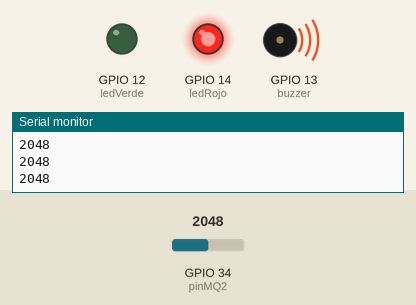
Simulated run of this sketch. Board: ESP32. Parts: output pins drawn as LEDs (lit = HIGH), buzzer (waves = sounding, pin HIGH), the last lines printed to the serial monitor. The inputs (shaded band) are chosen by the test bench; at power-on: GPIO 34 (pinMQ2) = 2048.

Above: at 1.2 s.
1.3 s: GPIO 34 (pinMQ2) set to 262
2.8 s: GPIO 34 (pinMQ2) set to 224
At 3.6 s:
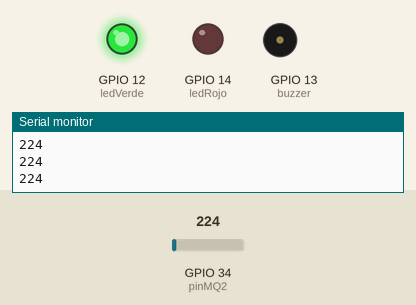
4.3 s: GPIO 34 (pinMQ2) set to 290
At 4.8 s:
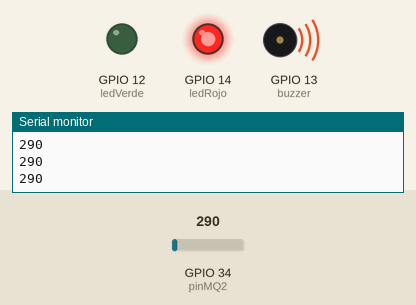
5.8 s: GPIO 34 (pinMQ2) set to 210
At 6.1 s:
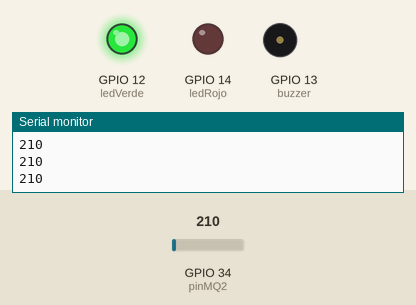
Timing chart, 0 to 8.3 s (numbered marks = the images above; inputs shaded):
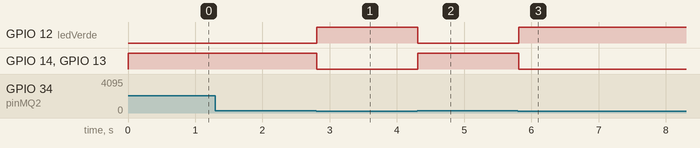

The sketch:

humo_mq2.ino
```cpp
int pinMQ2 = 34;
int buzzer = 13;
int ledVerde = 12;
int ledRojo = 14;

int valorMQ2;
int umbral = 250;

void setup() {
  Serial.begin(9600);

  pinMode(buzzer, OUTPUT);
  pinMode(ledRojo, OUTPUT);
  pinMode(ledVerde, OUTPUT);
}

void loop() {
  valorMQ2 = analogRead(pinMQ2);
  Serial.println(valorMQ2);

  if (valorMQ2 > umbral) {
    digitalWrite(buzzer, HIGH);
    digitalWrite(ledRojo, HIGH);
    digitalWrite(ledVerde, LOW);
  } else {
    digitalWrite(buzzer, LOW);
    digitalWrite(ledRojo, LOW);
    digitalWrite(ledVerde, HIGH);
  }

  delay(100);
}
```

Measured:
- the behaviour switches between 251 and 250 on GPIO 34 (pinMQ2) (found by bisection; images 0 and 1)
- after the input at 2.8 s, GPIO 12 (ledVerde): LOW → HIGH at once; GPIO 14 (ledRojo), GPIO 13 (buzzer): HIGH → LOW at once
- after the input at 4.3 s, GPIO 12 (ledVerde): HIGH → LOW at once; GPIO 14 (ledRojo), GPIO 13 (buzzer): LOW → HIGH at once
- after the input at 5.8 s, GPIO 12 (ledVerde): LOW → HIGH at once; GPIO 14 (ledRojo), GPIO 13 (buzzer): HIGH → LOW at once
